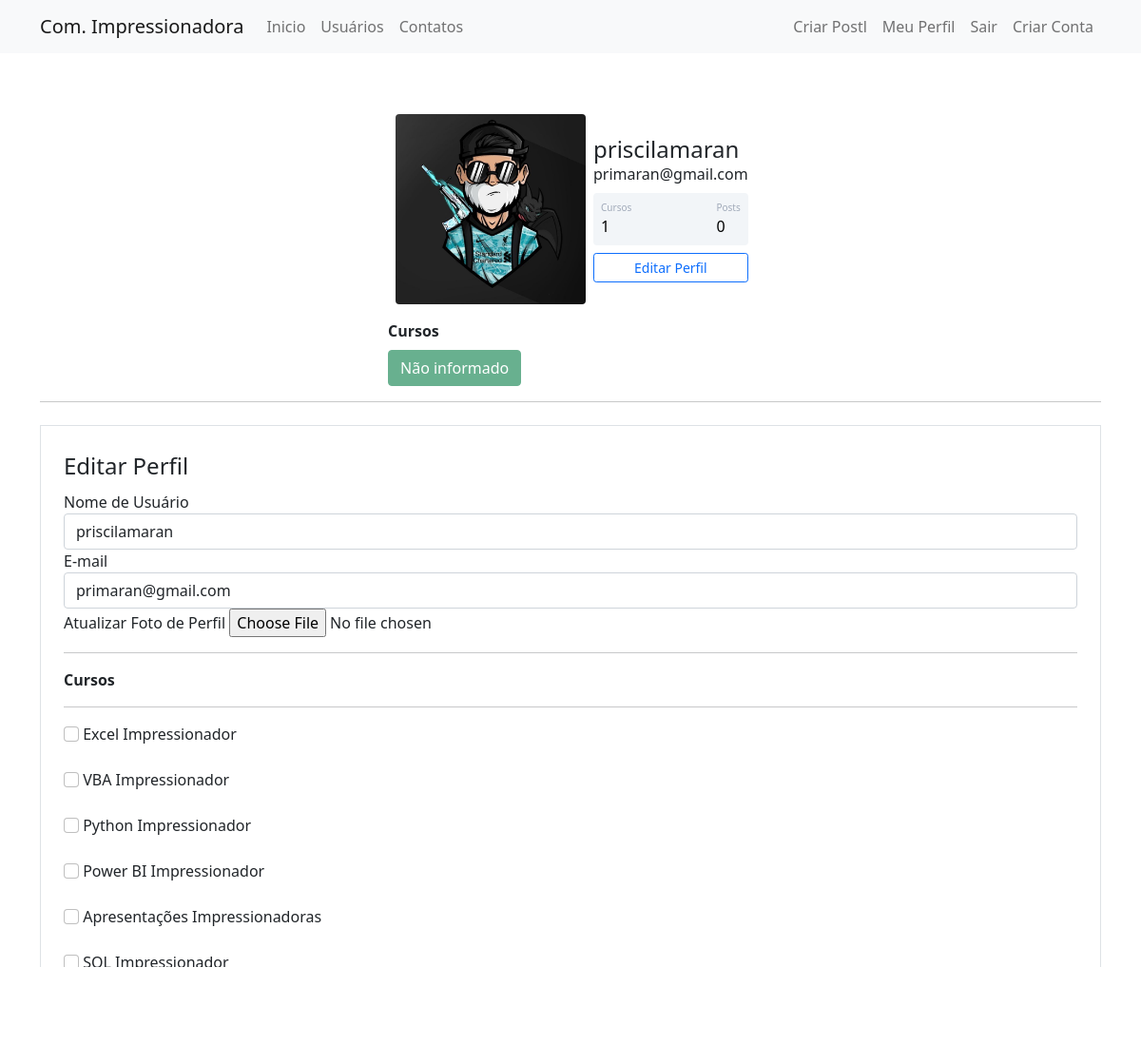
Before: /perfil/editar (signed in) with the older database file.
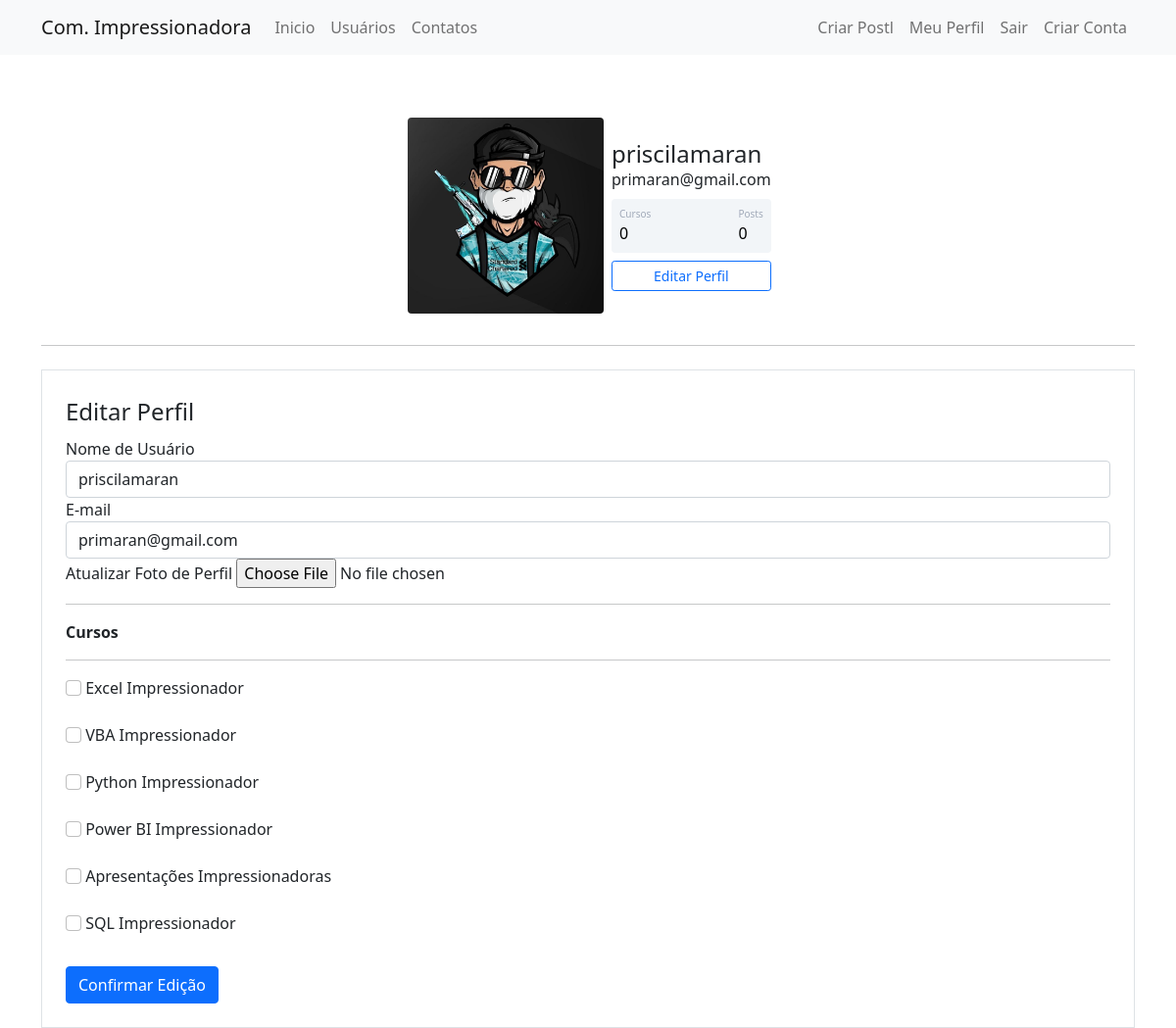
After: the same page with the newer database file.
### comunidadeimpressionadora/models.py (models this page shows)
class Usuario(database.Model, UserMixin):
    id = database.Column(database.Integer, primary_key=True)
    username = database.Column(database.String, nullable=False)
    email = database.Column(database.String, nullable=False, unique=True)
    senha = database.Column(database.String, nullable=False)
    foto_perfil = database.Column(database.String, default='default.jpg')
    posts = database.relationship('Post', backref='autor', lazy=True)
    cursos = database.Column(database.String, nullable=False, default='Não Informado')

### comunidadeimpressionadora/routes.py (the view)
@app.route('/perfil/editar', methods=['GET', 'post'])
@login_required
def editar_perfil():
    form = FormEditarPerfil()
    if form.validate_on_submit():
        current_user.email = form.email.data
        current_user.username = form.username.data
        if form.foto_perfil.data:
            nome_imagem = salvar_imagem(form.foto_perfil.data)
            current_user.foto_perfil = nome_imagem
        current_user.cursos = atualizar_cursos(form)
        print (current_user.cursos)
        database.session.commit()
        flash('Perfil atualizado com Sucesso', 'alert-success')
        return redirect(url_for('perfil'))
    elif request.method == "GET":
        form.email.data     = current_user.email
        form.username.data  = current_user.username
    foto_perfil = url_for('static', filename='fotos_perfil/{}'.format(current_user.foto_perfil))
    return render_template('editarperfil.html', foto_perfil=foto_perfil, form=form)

### comunidadeimpressionadora/forms.py (shortened to what this page needs)
class FormEditarPerfil(FlaskForm):
    username        = StringField('Nome de Usuário', validators=[DataRequired()])
    email           = StringField('E-mail', validators=[DataRequired(), Email()])
    foto_perfil = FileField('Atualizar Foto de Perfil', validators=[FileAllowed(['jpg', 'jpeg', 'png'])])
    curso_Excel     = BooleanField('Excel Impressionador')
    curso_Vba       = BooleanField('VBA Impressionador')
    curso_Python    = BooleanField('Python Impressionador')
    curso_PowerBi   = BooleanField('Power BI Impressionador')
    curso_ppt       = BooleanField('Apresentações Impressionadoras')
    curso_Sql       = BooleanField('SQL Impressionador')
    botao_submit_EditarPerfil = SubmitField('Confirmar Edição')

### comunidadeimpressionadora/models.py (called while the page is built)
@login_manager.user_loader
def load_usuario(id_usuario):
    return Usuario.query.get(int(id_usuario))

### comunidadeimpressionadora/templates/editarperfil.html (shortened to what this page needs)
{% extends 'perfil.html' %}
{% block form_editar_perfil %}
        <div class="container">
            <hr>
           <div class="row">
               <div class="col">
                   <form method="POST" action="" class="border p-4 mt-2" enctype="multipart/form-data">
                       <legend>Editar Perfil</legend>
                       <fieldset>
                          <div class="form-group">
                               {{ form.username.label(class="form-control-label") }}
                               {% if form.username.errors %}
                                    {{ form.username(class="form-control is-invalid") }}
                                    <div class="invalid-feedback">
                                        {% for erro in form.username.errors %}
                                            {{ erro }}
                                        {% endfor %}
                                    </div>
                               {% else %}
                                    {{ form.username(class="form-control") }}
                               {% endif %}
                           </div>
                          <div class="form-group">
                               {{ form.email.label(class="form-control-label") }}
                               {% if form.email.errors %}
                                    {{ form.email(class="form-control is-invalid") }}
                                    <div class="invalid-feedback">
                                        {% for erro in form.email.errors %}
                                            {{ erro }}
                                        {% endfor %}
                                    </div>
                               {% else %}
                                    {{ form.email(class="form-control") }}
                               {% endif %}
                           </div>
                           <div class="form-group">
                               {{ form.foto_perfil.label }}
                               {{ form.foto_perfil(class="form-control-file") }}
                           </div>
                           <hr>
                           <p><strong>Cursos</strong></p>
                           <hr>
                           {% for campo in form %}
                                {% if 'curso_' in campo.name %}
                                        <div class="form-group">
                                            {{ campo(class="form-check-input") }}
                                            {{ campo.label(class="form-check-label") }}
                                        </div>
                                        <br>
                                {% endif %}
                           {% endfor %}
                       </fieldset>
                       {{ form.botao_submit_EditarPerfil(class="btn btn-primary mt-2") }}
                   </form>
               </div>
            </div>
        </div>
{% endblock %}

### comunidadeimpressionadora/templates/perfil.html
{% extends 'base.html' %}
{% block body %}
          <div class="container mt-5 d-flex justify-content-center">
              <div class="card p-3">
                  <div class="d-flex align-items-center">
                      <div class="image pe-2"> <img src="{{ foto_perfil }}" class="rounded" width="200"> </div>
                      <div class="ml-3 w-100">
                              <h4 class="mb-0 mt-0">{{ current_user.username }}</h4> <span> {{ current_user.email }}</span>
                              <div class="p-2 mt-2 bg-primary d-flex justify-content-between rounded text-white stats">
                                  {% if 'Não Informado' in current_user.cursos %}
                                    <div class="d-flex flex-column"> <span class="articles">Cursos</span> <span class="number1">0</span> </div>
                                  {% else %}
                                    <div class="d-flex flex-column"> <span class="articles">Cursos</span> <span class="number1">{{ current_user.cursos.count(';') + 1 }}</span> </div>
                                  {% endif %}
                                  <div class="d-flex flex-column"> <span class="rating">Posts</span> <span class="number3">0</span> </div>
                              </div>
                              <div class="button mt-2 d-flex flex-row align-items-center">
                                  <a class="w-100" href="{{ url_for('editar_perfil') }}">
                                      <button class="btn btn-sm btn-outline-primary w-100">Editar Perfil</button>
                                  </a>
                              </div>
                      </div>
                </div>
              </div>
          </div>
          {% if 'Não Informado' not in current_user.cursos %}
                  <div class="row justify-content-center">
                      <div class="col col-4" style="text-align-center">
                            <strong>Cursos</strong><br>
                            {% for curso in current_user.cursos.split(';') %}
                                <button type="button" class="btn btn-success mt-2" disabled>{{ curso }}</button>
                            {% endfor %}
                      </div>
                  </div>
          {% endif %}
    {% block form_editar_perfil %}
    {% endblock %}
{% endblock %}

Changed rows visible on the page:
no longer on one of the page's lists (row edited): Usuario: cursos "Não informado"
changed Usuario "priscilamaran": cursos "1" → (not shown)
Other visible differences:
text now shown: "0"
